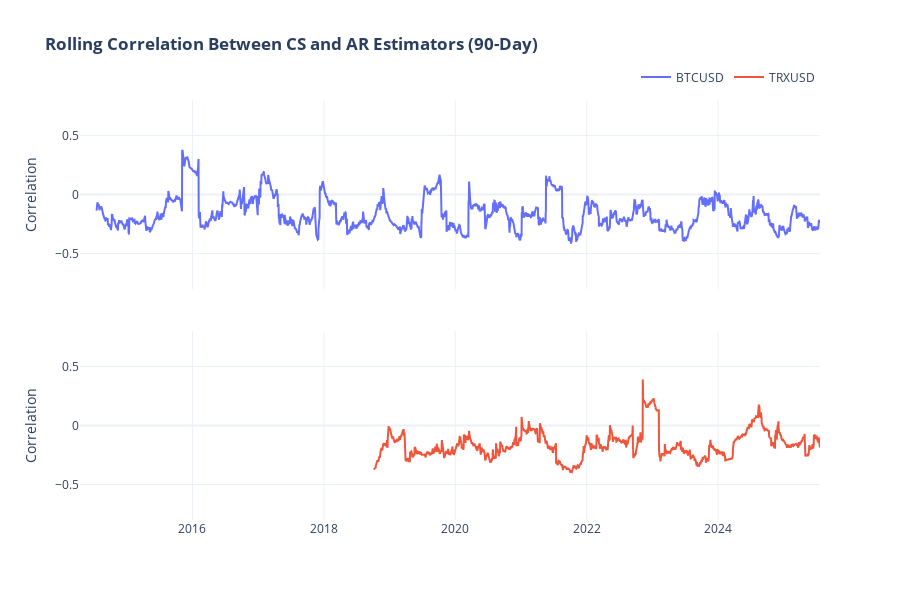

The cell this chart's notebook holds for it:
### Markdown cell above
### Task 1.3: The Bridge - Justifying the PCA Approach

Before we proceed with feature engineering, we must address a critical issue: do our two estimators agree? If they provide conflicting information, using them as raw features could introduce noise into our model. We will visualize their relationship to justify a more sophisticated feature engineering approach.

### Code cell
# Use a longer window (quarterly) to visualize the long-term regime shifts in correlation
window_size = 90

# Create a subplot figure to compare a major coin (BTC) with a more volatile altcoin (TRX)
fig = make_subplots(rows=2, cols=1, shared_xaxes=True, vertical_spacing=0.1)

fig.add_trace(
    go.Scatter(
        x=panel_df.xs("BTCUSD", level="code").index,
        y=panel_df.xs("BTCUSD", level="code")["corwin_schultz_estimate"]
        .rolling(window=window_size)
        .corr(panel_df.xs("BTCUSD", level="code")["abdi_ranaldo_estimate"]),
        name="BTCUSD",
    ),
    row=1,
    col=1,
)

fig.add_trace(
    go.Scatter(
        x=panel_df.xs("TRXUSD", level="code").index,
        y=panel_df.xs("TRXUSD", level="code")["corwin_schultz_estimate"]
        .rolling(window=window_size)
        .corr(panel_df.xs("TRXUSD", level="code")["abdi_ranaldo_estimate"]),
        name="TRXUSD",
    ),
    row=2,
    col=1,
)

fig.update_layout(
    title_text="<b>Rolling Correlation Between CS and AR Estimators (90-Day)</b>",
    template="plotly_white",
    legend=dict(orientation="h", yanchor="bottom", y=1.02, xanchor="right", x=1),
    height=600,
)
fig.update_yaxes(title_text="Correlation", range=[-0.8, 0.8])
fig.show()

### Figure 1 — Plotly figure (JSON) as saved in the notebook; plotly's stock layout.template omitted (floating-point values rounded to 4 significant figures; data arrays with more than 128 entries replaced by an {"elided": "..."} marker saying what was removed)
{"data": [{"name": "BTCUSD", "type": "scatter", "x": {"elided": "4047 str values"}, "xaxis": "x", "y": {"elided": "4047 float values"}, "yaxis": "y"}, {"name": "TRXUSD", "type": "scatter", "x": {"elided": "2442 str values"}, "xaxis": "x2", "y": {"elided": "2442 float values"}, "yaxis": "y2"}], "layout": {"height": 600, "legend": {"orientation": "h", "x": 1, "xanchor": "right", "y": 1.02, "yanchor": "bottom"}, "title": {"text": "<b>Rolling Correlation Between CS and AR Estimators (90-Day)</b>"}, "xaxis": {"anchor": "y", "domain": [0, 1], "matches": "x2", "showticklabels": false}, "xaxis2": {"anchor": "y2", "domain": [0, 1]}, "yaxis": {"anchor": "x", "domain": [0.55, 1], "range": [-0.8, 0.8], "title": {"text": "Correlation"}}, "yaxis2": {"anchor": "x2", "domain": [0, 0.45], "range": [-0.8, 0.8], "title": {"text": "Correlation"}}}}
